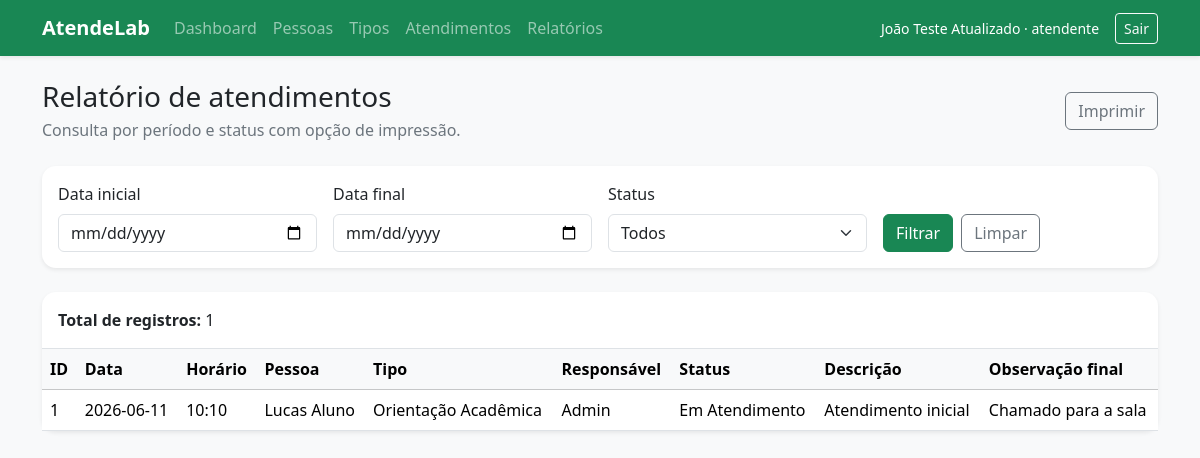
Screenshot of /public/?controller=relatorios&action=atendimentos (signed in) with the database file from the repository.
### tables this page shows
CREATE TABLE `atendimentos` (
  `id` int(11) NOT NULL,
  `pessoa_id` int(11) NOT NULL,
  `tipo_atendimento_id` int(11) NOT NULL,
  `usuario_id` int(11) NOT NULL,
  `data_atendimento` date NOT NULL,
  `horario_atendimento` time NOT NULL,
  `descricao` text NOT NULL,
  `observacao_final` text DEFAULT NULL,
  `status` enum('Aguardando','Em Atendimento','Cancelado','Atendido') DEFAULT 'Aguardando',
  `criado_em` timestamp NOT NULL DEFAULT current_timestamp(),
  `atualizado_em` timestamp NOT NULL DEFAULT current_timestamp() ON UPDATE current_timestamp()
);

CREATE TABLE `pessoas` (
  `id` int(11) NOT NULL,
  `nome` varchar(150) NOT NULL,
  `documento` varchar(30) NOT NULL,
  `email` varchar(150) NOT NULL,
  `telefone` varchar(20) DEFAULT NULL,
  `curso` varchar(120) DEFAULT NULL,
  `periodo` varchar(20) DEFAULT NULL,
  `observacoes` text DEFAULT NULL,
  `status` enum('ativo','inativo') NOT NULL DEFAULT 'ativo',
  `criado_em` timestamp NOT NULL DEFAULT current_timestamp(),
  `atualizado_em` timestamp NOT NULL DEFAULT current_timestamp() ON UPDATE current_timestamp()
);

CREATE TABLE `tipos_atendimentos` (
  `id` int(11) NOT NULL,
  `nome` varchar(100) NOT NULL,
  `descricao` text DEFAULT NULL,
  `status` enum('ativo','inativo') NOT NULL DEFAULT 'ativo',
  `criado_em` timestamp NOT NULL DEFAULT current_timestamp(),
  `atualizado_em` timestamp NOT NULL DEFAULT current_timestamp() ON UPDATE current_timestamp()
);

CREATE TABLE `usuarios` (
  `id` int(11) NOT NULL,
  `nome` varchar(100) NOT NULL,
  `email` varchar(100) NOT NULL,
  `senha` varchar(255) NOT NULL,
  `perfil` enum('admin','aluno','atendente') DEFAULT 'atendente',
  `status` enum('ativo','inativo') DEFAULT 'ativo',
  `criado_em` timestamp NOT NULL DEFAULT current_timestamp(),
  `atualizado_em` timestamp NOT NULL DEFAULT current_timestamp() ON UPDATE current_timestamp()
);

### app/controllers/RelatoriosController.php (called while the page is built, shortened)
<?php
require_once __DIR__ . '/../../config/database.php';
class RelatoriosController
{
  private PDO $pdo;
  public function __construct()
  {
    global $pdo;
    $this->pdo = $pdo;
  }
  public function atendimentos(): void
  {
    $dataInicio = trim($_GET['data_inicio'] ?? '');
    $dataFim = trim($_GET['data_fim'] ?? '');
    $status = trim($_GET['status'] ?? '');
    $sql = 'SELECT a.id, p.nome AS pessoa_nome, ta.nome AS tipo_nome,
                   u.nome AS usuario_nome, a.data_atendimento,
                   a.horario_atendimento, a.status, a.descricao,
                   a.observacao_final
            FROM atendimentos a
            INNER JOIN pessoas p ON p.id = a.pessoa_id
            INNER JOIN tipos_atendimentos ta ON ta.id = a.tipo_atendimento_id
            INNER JOIN usuarios u ON u.id = a.usuario_id';
    $sql .= ' ORDER BY a.data_atendimento DESC, a.horario_atendimento DESC, a.id DESC';
    $stmt = $this->pdo->prepare($sql);
    $stmt->execute();
    $atendimentos = $stmt->fetchAll(PDO::FETCH_ASSOC);
    $filtros = [
      'data_inicio' => $dataInicio,
      'data_fim'    => $dataFim,
      'status'      => $status,
    ];
    require __DIR__ . '/../views/relatorios/index.php';
  }
}

### public/index.php (called while the page is built, shortened)
<?php
require_once __DIR__ . '/../routes.php';

### app/views/relatorios/index.php (the view, shortened to what this page needs)
<?php
require __DIR__ . '/../layouts/header.php';
?>
<div class="d-flex flex-wrap justify-content-between align-items-center gap-2 mb-4">
    <div>
        <h1 class="h3 mb-1">Relatório de atendimentos</h1>
        <p class="text-secondary mb-0">Consulta por período e status com opção de impressão.</p>
    </div>
    <button class="btn btn-outline-secondary" type="button" onclick="window.print()">Imprimir</button>
</div>
<form class="card border-0 shadow-sm mb-4 d-print-none" method="get">
    <div class="card-body">
        <div class="row g-3 align-items-end">
            <div class="col-md-3">
                <label class="form-label" for="data_inicio">Data inicial</label>
                <input class="form-control" type="date" id="data_inicio" name="data_inicio"
                    value="<?= htmlspecialchars((string) ($filtros['data_inicio'] ?? ''), ENT_QUOTES, 'UTF-8') ?>">
            </div>
            <div class="col-md-3">
                <label class="form-label" for="data_fim">Data final</label>
                <input class="form-control" type="date" id="data_fim" name="data_fim"
                    value="<?= htmlspecialchars((string) ($filtros['data_fim'] ?? ''), ENT_QUOTES, 'UTF-8') ?>">
            </div>
            <div class="col-md-3">
                <label class="form-label" for="status">Status</label>
                <select class="form-select" id="status" name="status">
                    <option value="">Todos</option>
                </select>
            </div>
            <div class="col-md-3 d-flex gap-2">
                <button class="btn btn-success" type="submit">Filtrar</button>
                <a class="btn btn-outline-secondary"
                    href="?controller=relatorios&action=atendimentos">Limpar</a>
            </div>
        </div>
    </div>
</form>
<div class="card border-0 shadow-sm">
    <div class="card-body border-bottom">
        <strong>Total de registros:</strong> <?= count($atendimentos) ?>
    </div>
    <div class="table-responsive">
        <table class="table table-hover align-middle mb-0">
            <thead class="table-light">
                <tr>
                    <th>ID</th>
                    <th>Data</th>
                    <th>Horário</th>
                    <th>Pessoa</th>
                    <th>Tipo</th>
                    <th>Responsável</th>
                    <th>Status</th>
                    <th>Descrição</th>
                    <th>Observação final</th>
                </tr>
            </thead>
            <tbody>
                <?php foreach ($atendimentos as $atendimento): ?>
                    <tr>
                        <td><?= htmlspecialchars((string) $atendimento['id'], ENT_QUOTES, 'UTF-8') ?></td>
                        <td><?= htmlspecialchars((string) $atendimento['data_atendimento'], ENT_QUOTES, 'UTF-8') ?></td>
                        <td><?= htmlspecialchars(substr((string) $atendimento['horario_atendimento'], 0, 5), ENT_QUOTES, 'UTF-8') ?></td>
                        <td><?= htmlspecialchars((string) $atendimento['pessoa_nome'], ENT_QUOTES, 'UTF-8') ?></td>
                        <td><?= htmlspecialchars((string) $atendimento['tipo_nome'], ENT_QUOTES, 'UTF-8') ?></td>
                        <td><?= htmlspecialchars((string) $atendimento['usuario_nome'], ENT_QUOTES, 'UTF-8') ?></td>
                        <td><?= htmlspecialchars((string) $atendimento['status'], ENT_QUOTES, 'UTF-8') ?></td>
                        <td><?= htmlspecialchars((string) $atendimento['descricao'], ENT_QUOTES, 'UTF-8') ?></td>
                        <td><?= htmlspecialchars((string) ($atendimento['observacao_final'] ?? ''), ENT_QUOTES, 'UTF-8') ?></td>
                    </tr>
                <?php endforeach; ?>
            </tbody>
        </table>
    </div>
</div>
<?php require __DIR__ . '/../layouts/footer.php'; ?>

### public/assets/css/style.css (style rules this page uses)
:root { --atendelab-green: #198754; }
body { min-height: 100vh; }
.card { border-radius: 14px; }
.table th { white-space: nowrap; }

### rows the page displays
atendimentos: id "1", data_atendimento "2026-06-11", horario_atendimento "10:10", pessoa.nome "Lucas Aluno", tipo_atendimento.nome "Orientação Acadêmica", usuario.nome "Admin", status "Em Atendimento", descricao "Atendimento inicial", observacao_final "Chamado para a sala"

### other values shown
$nomeUsuario "João Teste Atualizado"
$perfilUsuario "atendente"
count($atendimentos) "1"
